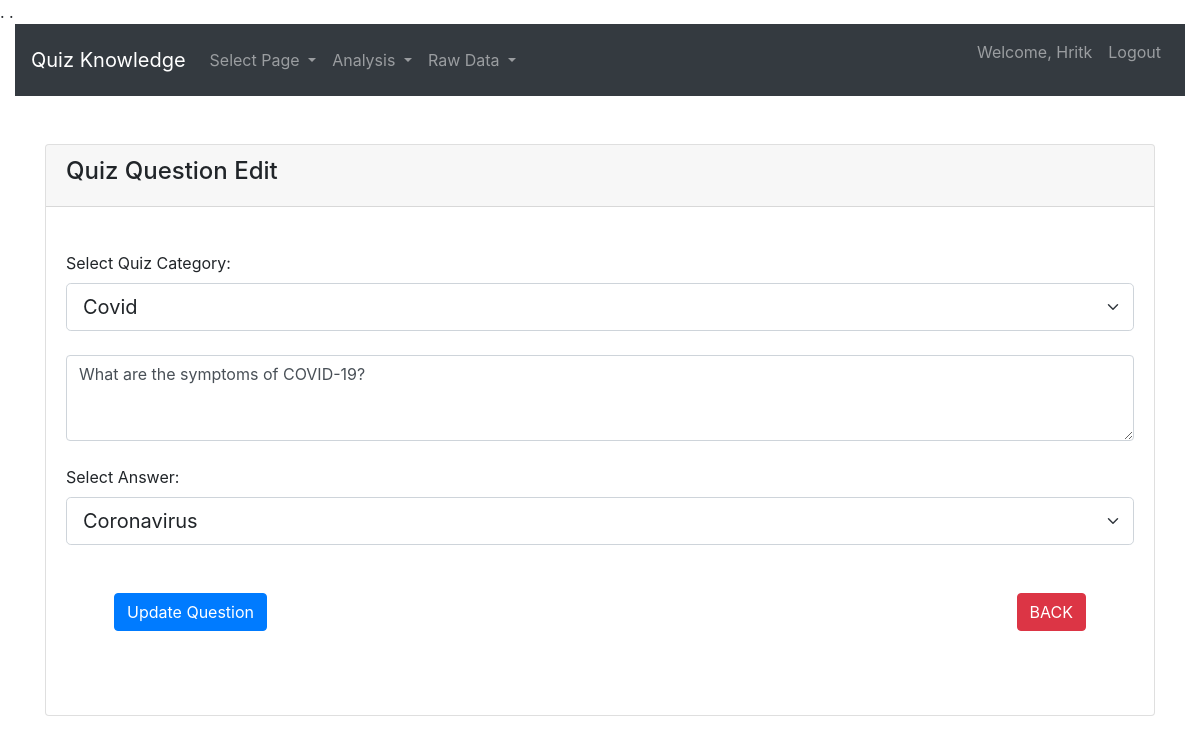
The page /Admin/QuizQuestionUpdate.php?id=4 (signed in) on the database its author committed.
### tables this page shows
CREATE TABLE `QUIZ` (
  `QUIZID` int(50) NOT NULL,
  `TITLE` varchar(290) NOT NULL,
  `QUIZ_DESCRIPTION` varchar(255) NOT NULL
);

CREATE TABLE `QUESTIONS` (
  `QID` int(11) NOT NULL,
  `QUESTION` varchar(100) NOT NULL,
  `QUIZID` int(11) NOT NULL
);

CREATE TABLE `QUESTION_OPTIONS` (
  `OID` int(11) NOT NULL,
  `QUESTION_OPTIONS` varchar(4000) NOT NULL
);

### Admin/QuizQuestionUpdate.php (the view, shortened to what this page needs)
<?php
include('connection.php');
?>
<!doctype html>
<html lang="en">
  <head>
    <link href="https://cdn.jsdelivr.net/npm/bootstrap@5.1.3/dist/css/bootstrap.min.css" rel="stylesheet">
</head>
<body>
<?php
    include('Header.php');
    ?>
    <div class="container mt-5">
        <div class="row">
            <div class="col-md-12">
                <div class="card">
                    <div class="card-header">
                        <h4>Quiz Question Edit
                        </h4>
                    </div>
                    <div class="card-body">
                        <?php
                        if(isset($_GET['id']))
                        {
                            $query = "SELECT Q.QUESTION, QU.TITLE, Q.QID,QP.QUESTION_OPTIONS,QU.QUIZID,QP.OID
                            FROM QUESTIONS Q
                            LEFT JOIN QUIZ QU ON Q.QUIZID = QU.QUIZID
                            LEFT JOIN COMPRISE C ON C.QID = Q.QID
                            LEFT JOIN QUESTION_OPTIONS QP ON QP.OID = C.OID
                            ;";
                            $query_run = mysqli_query($con, $query);
                            if(mysqli_num_rows($query_run) > 0)
                            {
                                $question = mysqli_fetch_array($query_run);
                                ?>
                                <form action="QuizQuestionFunction.php" method="POST">
                                <label class="mt-4" for="exampleDropdown">Select Quiz Category:</label>
                                    <?php
                                        $query = "SELECT * FROM QUIZ";
                                        $query_run = mysqli_query($con, $query);
                                        if(mysqli_num_rows($query_run) > 0) {
                                    ?>
                                        <select class="form-select form-select-lg" aria-label=".form-select-sm example" name="category">
                                        <option value="<?= $question['QUIZID']; ?>" selected><?= $question['TITLE']; ?></option>
                                        </select>
                                    <?php
                                        } else {
                                    ?>
                                        <select class="form-select form-select-lg" aria-label=".form-select-sm example">
                                            <option value="option1">No category available</option>
                                        </select>
                                    <?php
                                        }
                                ?>
                            <textarea class="form-control mt-4" placeholder="" name="question" id="exampleTextarea" rows="3"><?= $question['QUESTION']; ?></textarea>
                            <label class="mt-4" for="exampleDropdown">Select Answer:</label>
                            <?php
                                        $query = "SELECT * FROM QUESTION_OPTIONS";
                                        $query_run = mysqli_query($con, $query);
                                        if(mysqli_num_rows($query_run) > 0) {
                                    ?>
                                        <select class="form-select form-select-lg" aria-label=".form-select-sm example" name="option">
                                        <option value="<?= $question['OID']; ?>" selected><?= $question['QUESTION_OPTIONS']; ?></option>
                                        </select>
                                    <?php
                                        } else {
                                    ?>
                                        <select class="form-select form-select-lg" aria-label=".form-select-sm example">
                                            <option value="option1">No option available</option>
                                        </select>
                                    <?php
                                        }
                                ?>
                                    <div class="mb-3 p-5">
                                        <button type="submit" name="update_Question" class="btn btn-primary">
                                            Update Question
                                        </button>
                                        <a href="QuestionOptions.php" class="btn btn-danger float-end">BACK</a>
                                    </div>
                                </form>
                                <?php
                            }
                            else
                            {
                                echo "<h4>No Such Id Found</h4>";
                            }
                        }
                        ?>
                    </div>
                </div>
            </div>
        </div>
    </div>
</body>
</html>

### rows shown on the page
quiz: category "Covid"
questions: question "What are the symptoms of COVID-19?"
question_options: option "Coronavirus"

### other values the page prints
$name "Hritk"
